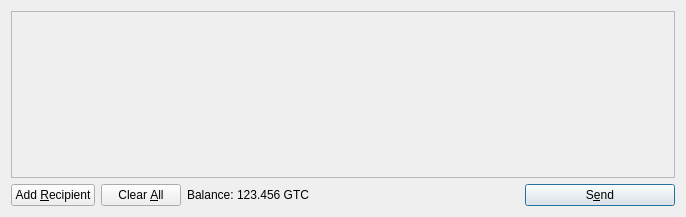
<?xml version="1.0" encoding="UTF-8"?>
<ui version="4.0">
 <class>SendCoinsDialog</class>
 <widget class="QDialog" name="SendCoinsDialog">
  <property name="geometry">
   <rect>
    <x>0</x>
    <y>0</y>
    <width>686</width>
    <height>217</height>
   </rect>
  </property>
  <property name="windowTitle">
   <string>Send Coins</string>
  </property>
  <layout class="QVBoxLayout" name="verticalLayout">
   <item>
    <widget class="QScrollArea" name="scrollArea">
     <property name="widgetResizable">
      <bool>true</bool>
     </property>
     <widget class="QWidget" name="scrollAreaWidgetContents">
      <property name="geometry">
       <rect>
        <x>0</x>
        <y>0</y>
        <width>666</width>
        <height>165</height>
       </rect>
      </property>
      <layout class="QVBoxLayout" name="verticalLayout_2">
       <property name="margin">
        <number>0</number>
       </property>
       <item>
        <layout class="QVBoxLayout" name="entries">
         <property name="spacing">
          <number>6</number>
         </property>
        </layout>
       </item>
       <item>
        <spacer name="verticalSpacer">
         <property name="orientation">
          <enum>Qt::Vertical</enum>
         </property>
         <property name="sizeHint" stdset="0">
          <size>
           <width>20</width>
           <height>40</height>
          </size>
         </property>
        </spacer>
       </item>
      </layout>
     </widget>
    </widget>
   </item>
   <item>
    <layout class="QHBoxLayout" name="horizontalLayout">
     <item>
      <widget class="QPushButton" name="addButton">
       <property name="toolTip">
        <string>Send to multiple recipients at once</string>
       </property>
       <property name="text">
        <string>Add &amp;Recipient</string>
       </property>
       <property name="icon">
        <iconset resource="../bitcoin.qrc">
         <normaloff>:/icons/add</normaloff>:/icons/add</iconset>
       </property>
       <property name="autoDefault">
        <bool>false</bool>
       </property>
      </widget>
     </item>
     <item>
      <widget class="QPushButton" name="clearButton">
       <property name="sizePolicy">
        <sizepolicy hsizetype="Minimum" vsizetype="Fixed">
         <horstretch>0</horstretch>
         <verstretch>0</verstretch>
        </sizepolicy>
       </property>
       <property name="toolTip">
        <string>Remove all transaction fields</string>
       </property>
       <property name="text">
        <string>Clear &amp;All</string>
       </property>
       <property name="icon">
        <iconset resource="../bitcoin.qrc">
         <normaloff>:/icons/remove</normaloff>:/icons/remove</iconset>
       </property>
       <property name="autoRepeatDelay">
        <number>300</number>
       </property>
       <property name="autoDefault">
        <bool>false</bool>
       </property>
      </widget>
     </item>
     <item>
      <layout class="QHBoxLayout" name="horizontalLayout_2">
       <property name="spacing">
        <number>3</number>
       </property>
       <item>
        <widget class="QLabel" name="label">
         <property name="text">
          <string>Balance:</string>
         </property>
        </widget>
       </item>
       <item>
        <widget class="QLabel" name="labelBalance">
         <property name="cursor">
          <cursorShape>IBeamCursor</cursorShape>
         </property>
         <property name="text">
          <string>123.456 GTC</string>
         </property>
         <property name="textInteractionFlags">
          <set>Qt::LinksAccessibleByMouse|Qt::TextSelectableByKeyboard|Qt::TextSelectableByMouse</set>
         </property>
        </widget>
       </item>
      </layout>
     </item>
     <item>
      <spacer name="horizontalSpacer">
       <property name="orientation">
        <enum>Qt::Horizontal</enum>
       </property>
       <property name="sizeHint" stdset="0">
        <size>
         <width>40</width>
         <height>20</height>
        </size>
       </property>
      </spacer>
     </item>
     <item>
      <widget class="QPushButton" name="sendButton">
       <property name="minimumSize">
        <size>
         <width>150</width>
         <height>0</height>
        </size>
       </property>
       <property name="toolTip">
        <string>Confirm the send action</string>
       </property>
       <property name="text">
        <string>S&amp;end</string>
       </property>
       <property name="icon">
        <iconset resource="../bitcoin.qrc">
         <normaloff>:/icons/send</normaloff>:/icons/send</iconset>
       </property>
       <property name="default">
        <bool>true</bool>
       </property>
      </widget>
     </item>
    </layout>
   </item>
  </layout>
 </widget>
 <resources>
  <include location="../bitcoin.qrc"/>
 </resources>
 <connections/>
</ui>
